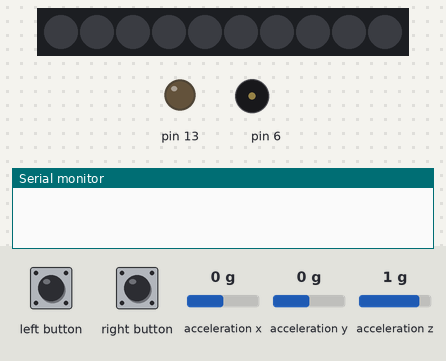
A program run on a simulated Arduino Uno, built with avr-gcc and run on an emulated ATmega328P. Shown: 10 RGB LEDs in strip order, left to right, output pins drawn as LEDs (lit = HIGH), buzzer (waves = sounding), the last lines printed to the serial monitor. The test bench sets the inputs (shaded band); at power-on: acceleration z 1 g, acceleration x 0 g, acceleration y 0 g. Dim RGB values are drawn brighter than linear.

Above: at 1.2 s.
1.3 s: left button pressed for 0.15 s
At 1.9 s:
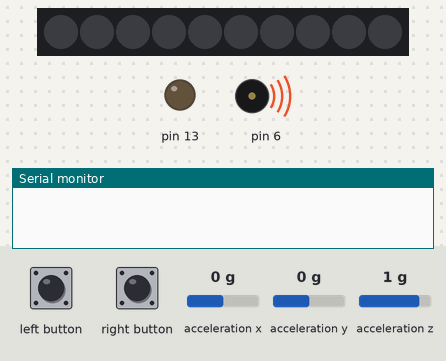
4.4 s: right button pressed for 3.2 s
At 10.0 s:
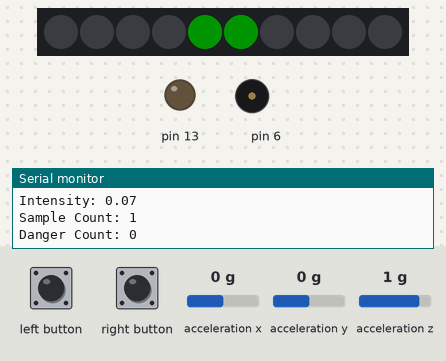
10.3 s: acceleration z set to 0 g
At 12.2 s:
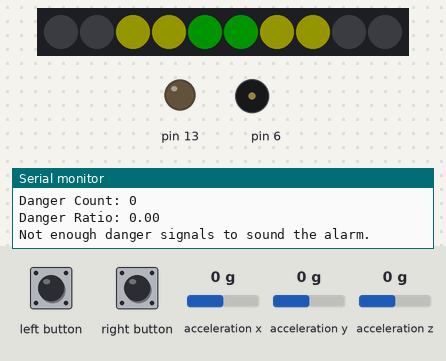
13.3 s: left button pressed for 1 s
At 13.9 s:
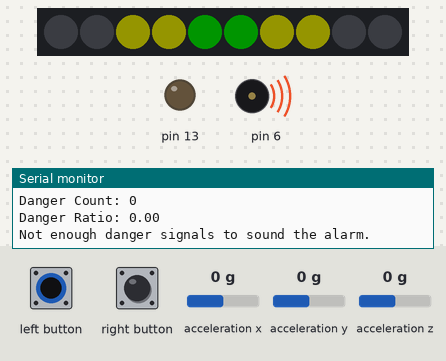
16.2 s: left button pressed for 3.2 s
At 16.8 s:
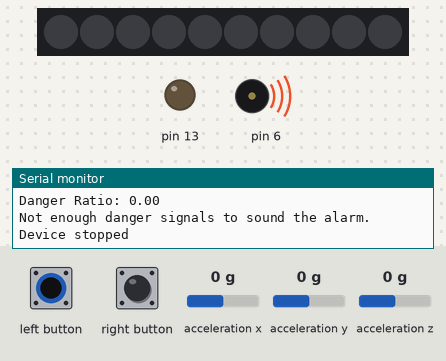
20.9 s: right button pressed for 1 s
At 21.5 s:
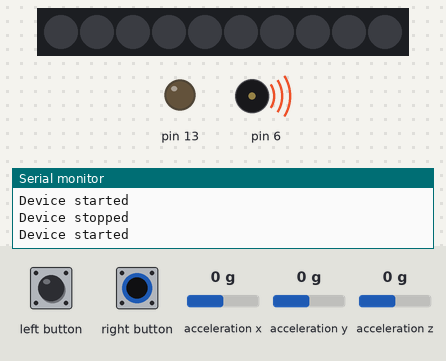
Timing chart, 0 to 23.9 s (numbered marks = the images above; inputs shaded):
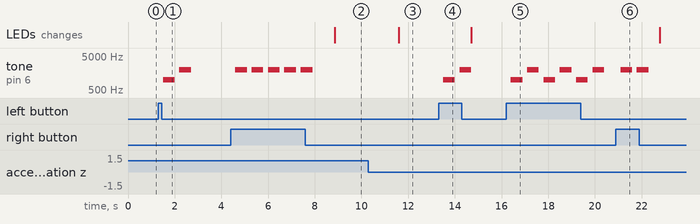

Measured:
- after the input at 1.3 s, tone on pin 6: silent → 1000 Hz after 0.20 s, → silent 0.50 s later, → 2000 Hz 0.20 s later, → silent 0.50 s later
- after the input at 4.4 s, tone on pin 6: alternates 2000 Hz for 0.50 s and silent for 0.20 s, 10 changes in all, then stays silent, starting after 0.20 s
- after the input at 10.3 s, the LEDs: change after 1.3 s (image 3)
- after the input at 13.3 s, tone on pin 6: silent → 1000 Hz after 0.20 s, → silent 0.50 s later, → 2000 Hz 0.20 s later, → silent 0.50 s later
- after the input at 16.2 s, tone on pin 6: silent → 1000 Hz after 0.20 s, then repeats every 1.4 s: silent 0.20 s, 2000 Hz 0.50 s, silent 0.20 s, 1000 Hz 0.50 s
- after the input at 20.9 s, tone on pin 6: alternates 2000 Hz for 0.50 s and silent for 0.20 s, 4 changes in all, then stays silent, starting after 0.20 s

The program:

main.cpp
```cpp
#include <ArduinoFFT.h>
#include <Adafruit_CircuitPlayground.h>

// note: SerialPrint(s) added for visibility and clarity of performance

// constants
const uint16_t samples = 128;
const double samplingFreq = 50.0;
const double dangerZoneIntensity = 60.0;
const int sampleInterval = 2000;  // interval for each sample set in milliseconds
const int evaluationPeriod = 10 * 60 * 1000;  // total period for evaluation in milliseconds
double vReal[samples], vImag[samples];
unsigned int index = 0, sampleCount = 0, dangerCount = 0;
unsigned long lastTime = 0, lastSampleSetTime = 0;
unsigned long samplingPeriod = 1000000 / samplingFreq;
bool isDeviceRunning = false;
bool isAlarmEnabled = false;

// function declarations
void handleButtonPress();
bool collectSamples();
void performFFT();
double analyzeFFT();
void updateFeedback(double intensity);

/*
set up baud rate to 115200 and initialize constraints for
the Circuit Playground library...also set the imaginary
part of the vector to 0.
*/
void setup() {
    Serial.begin(115200);
    CircuitPlayground.begin();
    CircuitPlayground.clearPixels(); // clear Neopixels to start fresh
    memset(vImag, 0, sizeof(vImag));
    for (int i = 0; i < samples; i++) vImag[i] = 0;
    lastSampleSetTime = millis();
}

/*
loop() handles counting of samples and "danger" analysis.
all incoming samples are said to be within 3-6 Hz frequency...if more
than 60% of these samples are found to be above the current
dangerZoneIntensity value, the alarm would sound.

the samples are collected and performFFT is called upon the collections.
the intensity value assigned to the analyzeFFT function's output
would give the maximum allowed intensity based off of the incoming sample magnitudes. the rest
of the system logic evaluates whether the evaluation duration is over (5 minutes
for an entire tremor), and whether its intensity is greater than the specified
dangerZoneIntensity.
*/
void loop() {
    handleButtonPress();  // handle button interactions to start/stop device and toggle alarm (if required)
    if (isDeviceRunning) {
        if (collectSamples()) {  // collect data samples for the FFT
            performFFT();  // perform FFT on the collected data
            double intensity = analyzeFFT();  // analyze FFT data to calculate maximum intensity
            updateFeedback(intensity);  // update Neopixels based on calculated intensity
            // debug output to monitor intensity values
            Serial.print("Intensity: "); Serial.println(intensity);

            if (millis() - lastSampleSetTime >= sampleInterval) {
                if (intensity >= dangerZoneIntensity) {
                    dangerCount++;  // increment count of dangerous samples
                }
                sampleCount++;  // increment total count of samples

                // debug outputs to check into counts of samples and dangerous occurrences
                Serial.print("Sample Count: "); Serial.println(sampleCount);
                Serial.print("Danger Count: "); Serial.println(dangerCount);

                if (millis() - lastSampleSetTime >= evaluationPeriod) {  // check if evaluation period is over
                    double dangerRatio = (double)dangerCount / sampleCount;
                    Serial.print("Danger Ratio: "); Serial.println(dangerRatio);
                    if (dangerRatio >= 0.6 && isAlarmEnabled) {
                        Serial.println("Alarm sounding: Danger level exceeded");
                        // potential additional code to trigger alarm
                        CircuitPlayground.playTone(1000, 500);  // play a 1000 Hz tone for 500 milliseconds
                    } else {
                        Serial.println("Not enough danger signals to sound the alarm.");
                    }
                    // reset counters following evaluation period
                    dangerCount = 0;
                    sampleCount = 0;
                    lastSampleSetTime = millis();
                }
            }
        }
    }
}

/*
collect samples in all of the x,
y, and z directions and compute the overall magnitude
from data pertaining to these three axes...vReal is reset at the start
of each new sampling set.
*/
bool collectSamples() {
    if (micros() - lastTime >= samplingPeriod) {
        lastTime = micros();
        double x = CircuitPlayground.motionX();
        double y = CircuitPlayground.motionY();
        double z = CircuitPlayground.motionZ();
        if (index == 0) {
            for (int i = 0; i < samples; i++) vReal[i] = 0;
        }
        vReal[index] = sqrt(x * x + y * y + z * z);
        index++;
        if (index >= samples) {
            index = 0;
            return true;
        }
    }
    return false;
}

/*
perform appropriate FFT computations for incoming accelerometer
samples...this function is to be later called upon in loop() section for
all input values.
*/
void performFFT() {
    memset(vImag, 0, sizeof(vImag));
    ArduinoFFT<double> FFT = ArduinoFFT<double>(vReal, vImag, samples, samplingFreq);
    FFT.windowing(FFT_WIN_TYP_HAMMING, FFT_FORWARD);
    FFT.compute(FFT_FORWARD);
    FFT.complexToMagnitude();
}

/*
handle the conversion of samples from a frequency to an intensity based
value that will later be used for the Neopixels display. the
frequency is then compared to the 3-6 Hz frequency range since
that is what is considered to be a Parkinsons tremor.
*/
double analyzeFFT() {
    double maxIntensity = 0;
    for (int i = 1; i < samples / 2; i++) {
        double frequency = i * samplingFreq / samples;
        if (frequency >= 3 && frequency <= 6) {
            maxIntensity = max(maxIntensity, vReal[i]);
        }
    }
    return maxIntensity;
}

/*
handle ON/OFF controls for the entire device,
as well as for the alarm that sounds. there exist specific
sounds that play when either button is pressed.
*/
void handleButtonPress() {
    if (CircuitPlayground.leftButton()) {
        delay(200);  // debounce delay
        CircuitPlayground.playTone(1000, 500);
        delay(200);  // debounce delay
        CircuitPlayground.playTone(2000, 500);  // play a 1000 Hz tone for 500 milliseconds
        CircuitPlayground.clearPixels(); // clear Neopixels to start afresh
        isDeviceRunning = !isDeviceRunning;
        Serial.println(isDeviceRunning ? "Device started" : "Device stopped");
    }
    if (CircuitPlayground.rightButton()) {
        delay(200);
        CircuitPlayground.playTone(2000, 500);
        isAlarmEnabled = !isAlarmEnabled;
        Serial.println(isAlarmEnabled ? "Alarm enabled" : "Alarm disabled");
    }
}


/*
updates the visual Neopixels data based on tremoring detected
by the board's accelerometer...the greens light up by default if there is little
to no movement, and yellows and reds light up progressively as movement samples approach a "tremor"

greens - low intensity, "safe"
yellows - medium intensity, "mild" movement -- could be approaching a tremor
reds - high intensity, extreme movement, falls in 3-6 Hz range -- is a tremor
*/
void updateFeedback(double intensity) {
    const int lowThreshold = 25;
    const int highThreshold = 60;

    uint8_t red, green, blue;
    if (intensity < lowThreshold) {
        // green color - low intensity
        CircuitPlayground.clearPixels();
        green = 255;
        red = 0;
        blue = 0;
        CircuitPlayground.setPixelColor(4, 0, green, 0);
        CircuitPlayground.setPixelColor(5, 0, green, 0);
    } else if (intensity >= lowThreshold && intensity < highThreshold) {
        // yellow color - transition from green to red
        CircuitPlayground.clearPixels();
        green = 255;
        red = 255;
        blue = 0;
        CircuitPlayground.setPixelColor(2, red, green, blue);
        CircuitPlayground.setPixelColor(3, red, green, blue);
        CircuitPlayground.setPixelColor(4, 0, green, 0);
        CircuitPlayground.setPixelColor(5, 0, green, 0);
        CircuitPlayground.setPixelColor(6, red, green, blue);
        CircuitPlayground.setPixelColor(7, red, green, blue);
    } else {
        // red color - high intensity
        CircuitPlayground.clearPixels();
        red = 255;
        green = 0;
        blue = 0;
        CircuitPlayground.setPixelColor(0, red, green, blue);
        CircuitPlayground.setPixelColor(1, red, green, blue);
        CircuitPlayground.setPixelColor(2, 255, 255, blue);
        CircuitPlayground.setPixelColor(3, 255, 255, blue);
        CircuitPlayground.setPixelColor(4, 0, 255, 0);
        CircuitPlayground.setPixelColor(5, 0, 255, 0);
        CircuitPlayground.setPixelColor(6, 255, 255, blue);
        CircuitPlayground.setPixelColor(7, 255, 255, blue);
        CircuitPlayground.setPixelColor(8, red, green, blue);
        CircuitPlayground.setPixelColor(9, red, green, blue);
    }
}
```
